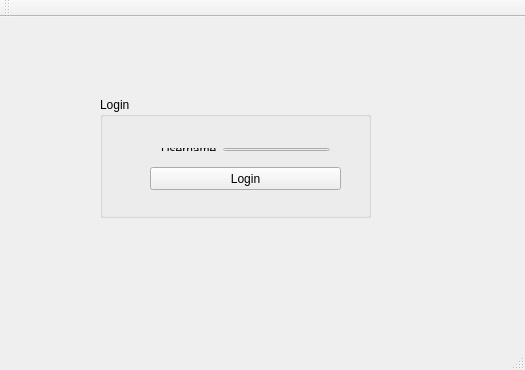
<?xml version="1.0" encoding="UTF-8"?>
<ui version="4.0">
 <class>MainWindow</class>
 <widget class="QMainWindow" name="MainWindow">
  <property name="geometry">
   <rect>
    <x>0</x>
    <y>0</y>
    <width>525</width>
    <height>370</height>
   </rect>
  </property>
  <property name="windowTitle">
   <string>MainWindow</string>
  </property>
  <widget class="QWidget" name="centralWidget">
   <widget class="QGroupBox" name="loginGroupBox">
    <property name="geometry">
     <rect>
      <x>100</x>
      <y>80</y>
      <width>271</width>
      <height>121</height>
     </rect>
    </property>
    <property name="title">
     <string>Login</string>
    </property>
    <widget class="QPushButton" name="loginButton">
     <property name="geometry">
      <rect>
       <x>50</x>
       <y>70</y>
       <width>191</width>
       <height>23</height>
      </rect>
     </property>
     <property name="text">
      <string>Login</string>
     </property>
    </widget>
    <widget class="QWidget" name="">
     <property name="geometry">
      <rect>
       <x>50</x>
       <y>40</y>
       <width>191</width>
       <height>25</height>
      </rect>
     </property>
     <layout class="QHBoxLayout" name="horizontalLayout">
      <item>
       <widget class="QLabel" name="usernameLabel">
        <property name="text">
         <string>Username</string>
        </property>
       </widget>
      </item>
      <item>
       <widget class="QLineEdit" name="usernameLineEdit"/>
      </item>
     </layout>
    </widget>
   </widget>
  </widget>
  <widget class="QMenuBar" name="menuBar">
   <property name="geometry">
    <rect>
     <x>0</x>
     <y>0</y>
     <width>525</width>
     <height>21</height>
    </rect>
   </property>
  </widget>
  <widget class="QToolBar" name="mainToolBar">
   <attribute name="toolBarArea">
    <enum>TopToolBarArea</enum>
   </attribute>
   <attribute name="toolBarBreak">
    <bool>false</bool>
   </attribute>
  </widget>
  <widget class="QStatusBar" name="statusBar"/>
 </widget>
 <layoutdefault spacing="6" margin="11"/>
 <resources/>
 <connections/>
</ui>
